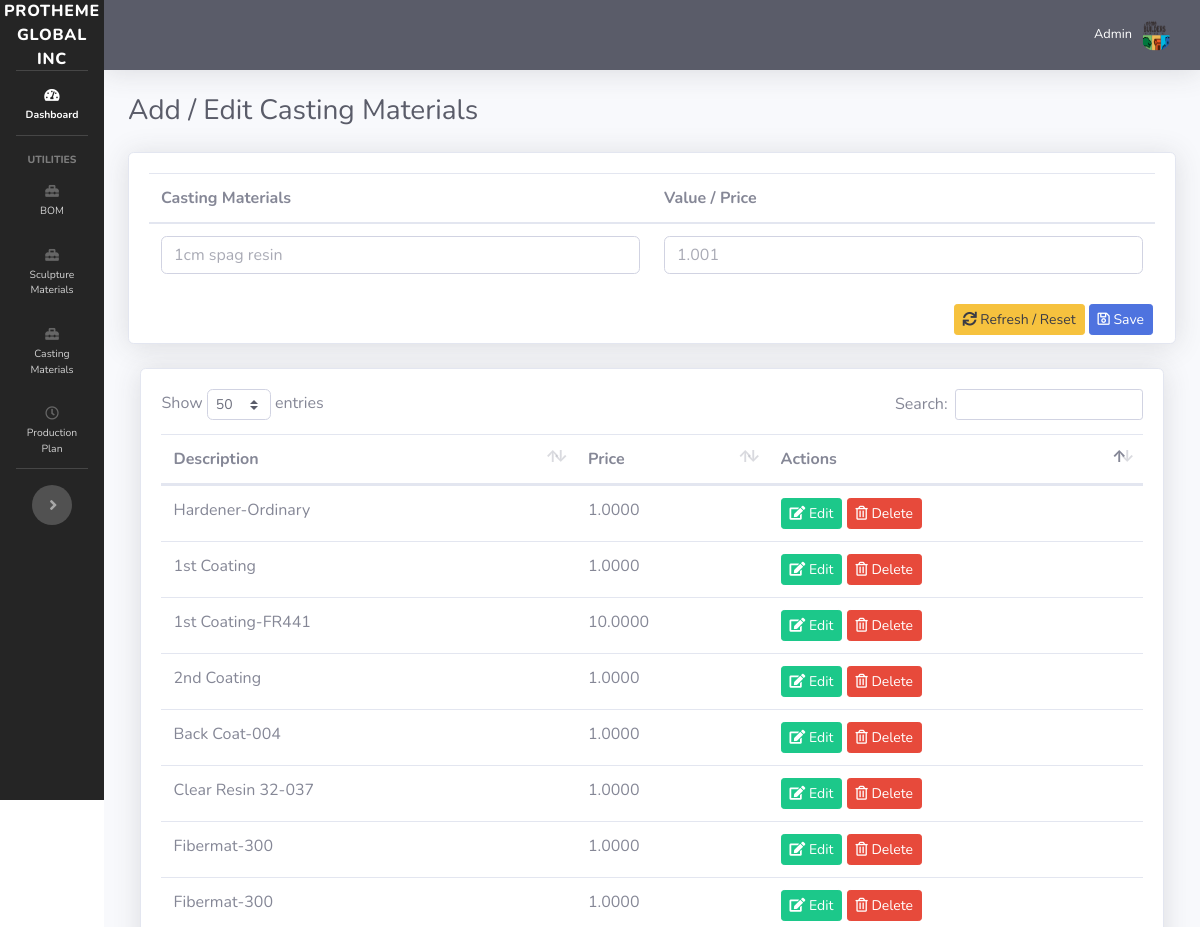
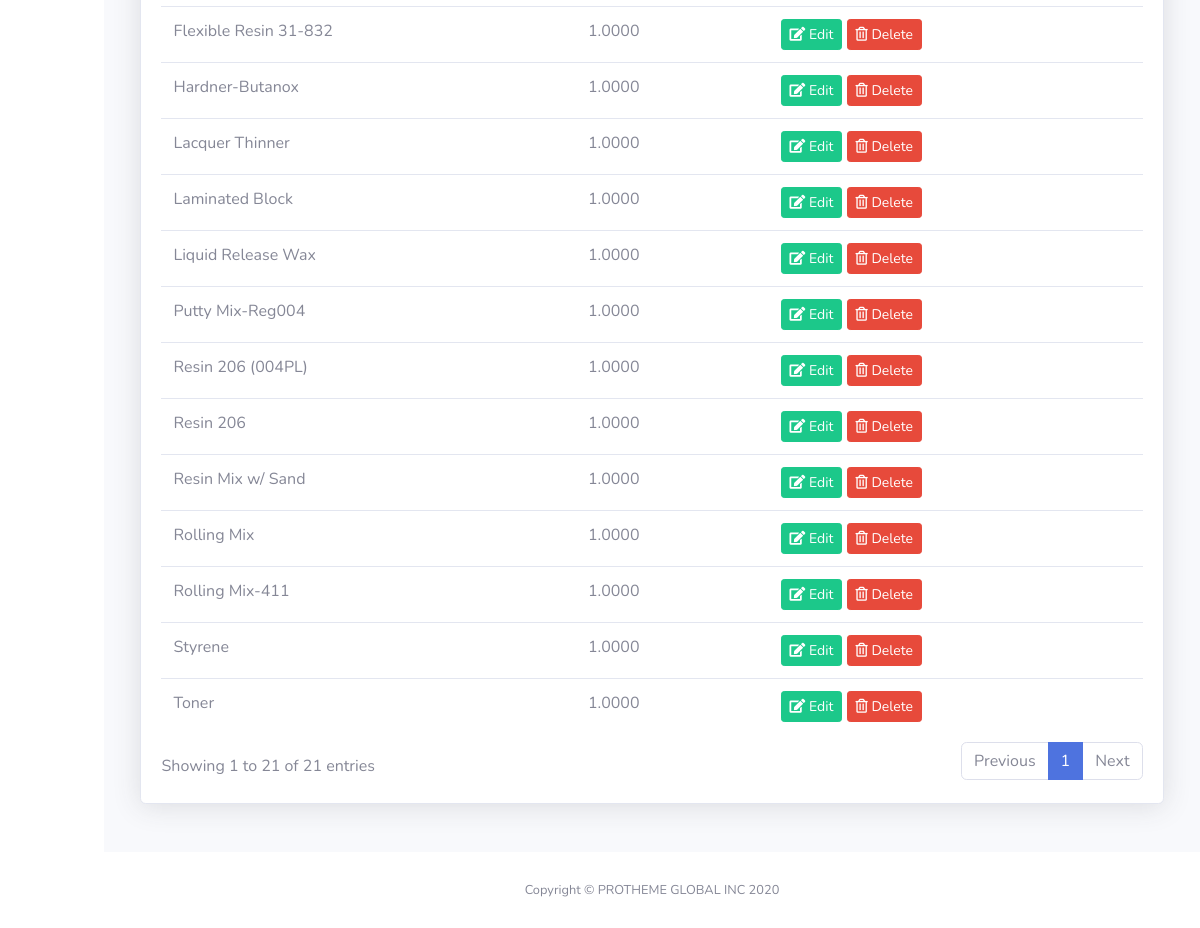
Screenshot of /add-casting-materials.php with the database file from the repository (2 pictures, top to bottom).
### tables this page shows
CREATE TABLE `casting_materials` (
  `id` int(11) NOT NULL,
  `description` varchar(128) NOT NULL,
  `price` decimal(12,4) NOT NULL
);

### process_materials.php (called while the page is built, shortened)
<?php
    $update_casting_materials = false;

### add-casting-materials.php (the view, shortened to what this page needs)
<?php
require_once 'process_materials.php';
include("sidebar.php");
$getCastingMaterials = $mysqli->query('SELECT * FROM casting_materials') or die ($mysqli->error);
?>
<div id="content-wrapper" class="d-flex flex-column">
    <div id="content">
        <?php
        include("topbar.php");
        ?>
        <div class="container-fluid">
            <div class="d-sm-flex align-items-center justify-content-between mb-4">
                <h1 class="h3 mb-0 text-gray-800">Add / Edit Casting Materials</h1>
            </div>
            <div class="row">
                <div class="col-lg-12 mb-4">
                    <div class="card shadow mb-4">
                        <form action="process_materials.php" method="POST" class="mb-1">
                            <div class="card-body">
                                <table class="table">
                                    <thead>
                                    <tr>
                                        <th>Casting Materials</th>
                                        <th>Value / Price</th>
                                    </tr>
                                    </thead>
                                    <tbody>
                                    <tr>
                                        <td><input type="text" class="form-control" name="casting_materials" placeholder="1cm spag resin" value="<?php if($update_casting_materials){echo $newCastingMaterials['description'];} ?>" required></td>
                                        <td><input type="number" class="form-control" name="value_price" placeholder="1.001" step="0.00001" value="<?php if($update_casting_materials){echo $newCastingMaterials['price'];} ?>" required></td>
                                    </tr>
                                    </tbody>
                                </table>
                                <button type="submit" class="btn btn-primary btn-sm mb-1 float-right" name="save_casting_materials" style="<?php if($update_casting_materials){echo"display: none;";}?> margin: 2px;"><i class="far fa-save"></i> Save</button>
                                <a href="add-sculpture-materials.php" class="btn btn-sm btn-warning float-right text-gray-900" style=" margin: 2px;"><i class="fas fa-sync"></i> Refresh / Reset</a>
                        </form>
                    </div>
                </div>
                <div class="col-lg-12 mb-4">
                    <div class="card shadow mb-12" style="padding: 2%;">
                        <table class="table" id="itemSculptureMaterials">
                            <thead>
                            <tr>
                                <th>Description</th>
                                <th>Price</th>
                                <th>Actions</th>
                            </tr>
                            </thead>
                            <tbody>
                            <?php while($newCastingMaterials=$getCastingMaterials->fetch_assoc()){ ?>
                                <tr>
                                    <td><?php echo $newCastingMaterials['description']; ?></td>
                                    <td><?php echo $newCastingMaterials['price']; ?></td>
                                    <td>
                                        <a style="" href="add-casting-materials.php?edit_casting_materials=<?php echo $newCastingMaterials['id']; ?>" class="btn btn-sm btn-success"><i class="fas fa-edit"></i> Edit</a>
                                        <button type="button" class="btn btn-sm btn-danger" data-toggle="modal" data-target="#exampleModal<?php echo $newCastingMaterials['id']; ?>">
                                            <i class="far fa-trash-alt"></i> Delete
                                        </button>
                                    </td>
                                </tr>
                            <?php }?>
                            </tbody>
                        </table>
                    </div>
                </div>
            </div>
        </div>
    </div>
</div>
<?php include("footer.php"); ?>

### sidebar.php (style rules this page uses)
::placeholder { opacity: 0.7 !important; }
body, input, textarea { scroll-behavior: smooth !important; }

### rows the page displays
casting_materials: description "1st Coating-FR441", price "10.0000"
casting_materials: description "Putty Mix-Reg004", price "1.0000"
casting_materials: description "1st Coating", price "1.0000"
casting_materials: description "2nd Coating", price "1.0000"
casting_materials: description "Fibermat-300", price "1.0000"
casting_materials: description "Resin 206 (004PL)", price "1.0000"
casting_materials: description "Rolling Mix-411", price "1.0000"
casting_materials: description "Rolling Mix", price "1.0000"
casting_materials: description "Hardener-Ordinary", price "1.0000"
casting_materials: description "Lacquer Thinner", price "1.0000"
casting_materials: description "Styrene", price "1.0000"
casting_materials: description "Toner", price "1.0000"
casting_materials: description "Laminated Block", price "1.0000"
casting_materials: description "Back Coat-004", price "1.0000"
casting_materials: description "Liquid Release Wax", price "1.0000"
casting_materials: description "Flexible Resin 31-832", price "1.0000"
casting_materials: description "Resin Mix w/ Sand", price "1.0000"
casting_materials: description "Fibermat-300", price "1.0000"
casting_materials: description "Resin 206", price "1.0000"
casting_materials: description "Clear Resin 32-037", price "1.0000"
casting_materials: description "Hardner-Butanox", price "1.0000"
